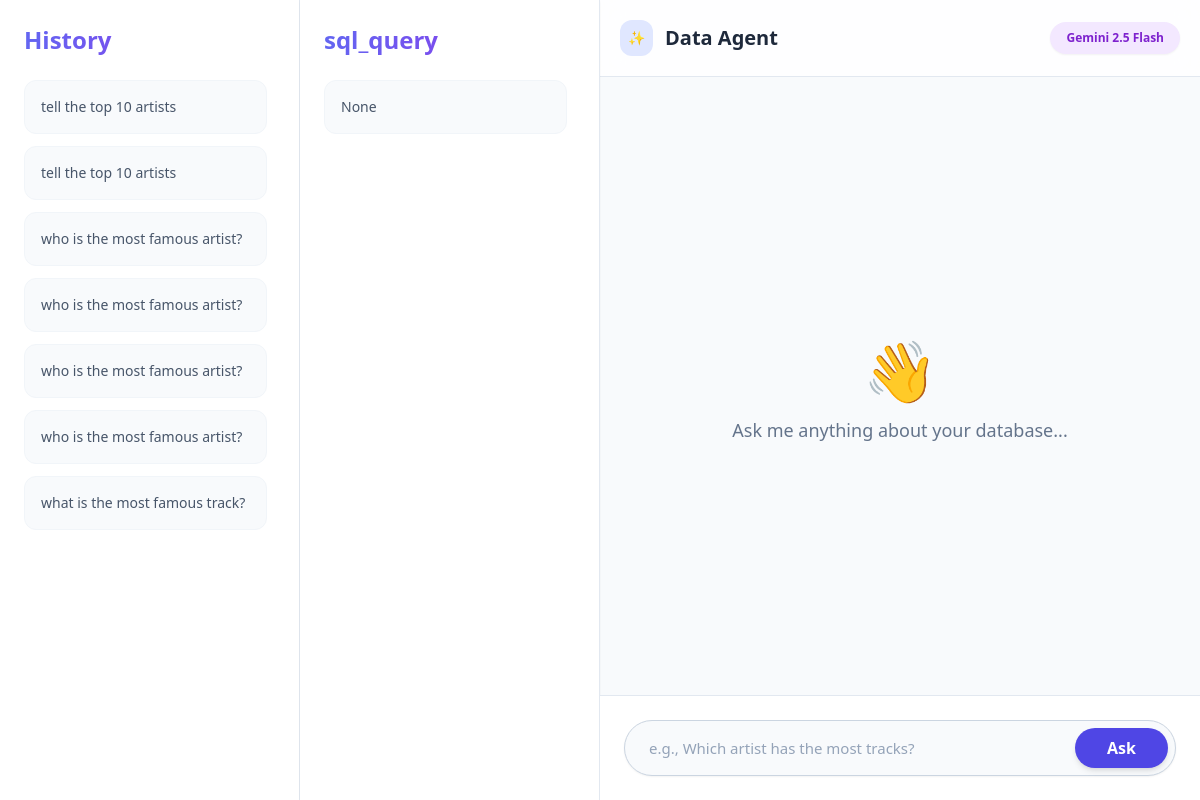
The page / on the database its author committed.
### chatbot/models.py (models this page shows, shortened)
class UserData(models.Model):
    user_question = models.TextField()
    generated_sql = models.TextField(blank=True, null=True)
    ai_response = models.TextField()
    created_at = models.DateTimeField(auto_now_add=True)

### chatbot/views.py (the view, shortened to what this page needs)
# urls.py: path('',views.chat_view,name='chat'),
def chat_view(request):
    response_data=None
    sql_query=None
    history = UserData.objects.all().order_by('-created_at')
    return render(request, 'chatbot/chat.html', {
        'response': response_data,
        'history': history,
        'sql_query':sql_query
    })

### chatbot/templates/chatbot/chat.html (shortened to what this page needs)
<!DOCTYPE html>
<html lang="en">
<head>
    <script src="https://cdn.tailwindcss.com"></script>
</head>
<body class="bg-slate-50 text-slate-800 h-screen flex overflow-hidden font-sans">
    <div class="w-1/4 bg-white border-r border-slate-200 p-6 hidden md:flex flex-col shadow-sm z-20">
        <h2 class="text-2xl font-extrabold mb-6 bg-clip-text text-transparent bg-gradient-to-r from-indigo-500 to-purple-600">
        </h2>
        <div class="flex-1 overflow-y-auto space-y-3 pr-2">
            {% for chat in history %}
            <div class="p-4 bg-slate-50 rounded-xl text-sm border border-slate-100 hover:border-indigo-300 hover:shadow-md transition-all cursor-pointer truncate text-slate-600 font-medium">
                {{ chat.user_question }}
            </div>
            {% endfor %}
        </div>
    </div>
    <div class="w-1/4 bg-white border-r border-slate-200 p-6 hidden md:flex flex-col shadow-sm z-20">
        <h2 class="text-2xl font-extrabold mb-6 bg-clip-text text-transparent bg-gradient-to-r from-indigo-500 to-purple-600">
        </h2>
        <div class="flex-1 overflow-y-auto space-y-3 pr-2">
            <div class="p-4 bg-slate-50 rounded-xl text-sm border border-slate-100 hover:border-indigo-300 hover:shadow-md transition-all cursor-pointer truncate text-slate-600 font-medium">
                {{ sql_query }}
            </div>
        </div>
    </div>
    <div class="flex-1 flex flex-col relative">
        <header class="p-5 border-b border-slate-200 bg-white/80 backdrop-blur-md flex justify-between items-center absolute top-0 w-full z-10">
            <h1 class="text-xl font-bold text-slate-800 flex items-center gap-3">
                <span class="bg-indigo-100 text-indigo-600 p-2 rounded-xl text-sm">✨</span>
                Data Agent
            </h1>
            <div class="text-xs font-bold px-4 py-2 bg-purple-100 text-purple-700 rounded-full shadow-sm">
                Gemini 2.5 Flash
            </div>
        </header>
        <main class="flex-1 overflow-y-auto p-6 pt-28 pb-32 space-y-6" id="chat-window">
            {% if response %}
            <div class="flex justify-end fade-in">
                <div class="bg-gradient-to-r from-indigo-500 to-purple-600 text-white p-5 rounded-2xl rounded-tr-sm max-w-md shadow-md">
                    <p class="font-medium">{{ last_question }}</p>
                </div>
            </div>
            <div class="flex justify-start fade-in" style="animation-delay: 0.1s;">
                <div class="bg-white border border-slate-200 p-6 rounded-2xl rounded-tl-sm max-w-3xl shadow-sm">
                    <p class="text-slate-700 leading-relaxed text-[15px]">{{ response }}</p>
                    {% if sql %}
                    <div class="mt-5 p-4 bg-slate-800 rounded-xl font-mono text-xs text-emerald-400 overflow-x-auto shadow-inner">
                        <span class="text-slate-400 select-none text-[10px] uppercase tracking-wider font-bold mb-2 block">Generated SQL</span>
                        {{ sql }}
                    </div>
                    {% endif %}
                </div>
            </div>
            {% else %}
            <div class="h-full flex flex-col items-center justify-center text-slate-400 space-y-4">
                <div class="text-6xl animate-bounce">👋</div>
                <p class="text-lg font-medium text-slate-500">Ask me anything about your database...</p>
            </div>
            {% endif %}
        </main>
        <footer class="p-6 bg-white border-t border-slate-200 absolute bottom-0 w-full z-20">
            <form method="POST" class="max-w-4xl mx-auto flex gap-3 relative">
                <input
                    type="text"
                    name="message"
                    placeholder="e.g., Which artist has the most tracks?"
                    class="flex-1 bg-slate-50 border border-slate-300 rounded-full pl-6 pr-32 py-4 focus:outline-none focus:ring-2 focus:ring-indigo-500 focus:border-transparent transition-all text-slate-700 placeholder-slate-400 shadow-sm text-[15px]"
                    required
                >
                <button type="submit" class="absolute right-2 top-2 bottom-2 bg-indigo-600 hover:bg-indigo-700 text-white px-8 rounded-full font-bold transition-transform hover:scale-105 shadow-md">
                    Ask
                </button>
            </form>
        </footer>
    </div>
</body>
</html>

### rows shown on the page
UserData: user_question "tell the top 10 artists"
UserData: user_question "tell the top 10 artists"
UserData: user_question "who is the most famous artist?"
UserData: user_question "who is the most famous artist?"
UserData: user_question "who is the most famous artist?"
UserData: user_question "who is the most famous artist?"
UserData: user_question "what is the most famous track?"

### other values the page prints
{{ sql_query }} "None"
